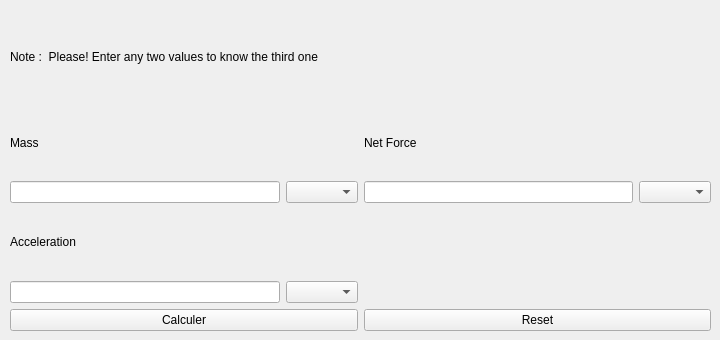
      <widget class="QWidget" name="tab_13">
       <attribute name="title">
        <string>Force and Mass</string>
       </attribute>
       <widget class="QWidget" name="layoutWidget_14">
        <property name="geometry">
         <rect>
          <x>10</x>
          <y>10</y>
          <width>701</width>
          <height>321</height>
         </rect>
        </property>
        <layout class="QGridLayout" name="gridLayout_37">
         <item row="2" column="0">
          <layout class="QGridLayout" name="gridLayout_39">
           <item row="0" column="0">
            <widget class="QLabel" name="acceleration_inputLabel2_12">
             <property name="text">
              <string>Acceleration</string>
             </property>
            </widget>
           </item>
           <item row="1" column="0">
            <widget class="QLineEdit" name="acceleration_forceAndMass_inputAcceleration"/>
           </item>
           <item row="1" column="1">
            <widget class="QComboBox" name="acceleration_forceAndMass_unitAcceleration"/>
           </item>
          </layout>
         </item>
         <item row="1" column="0">
          <layout class="QGridLayout" name="gridLayout_40">
           <item row="0" column="0">
            <widget class="QLabel" name="acceleration_inputLabel2_13">
             <property name="text">
              <string>Mass</string>
             </property>
            </widget>
           </item>
           <item row="1" column="0">
            <widget class="QLineEdit" name="acceleration_forceAndMass_inputMass"/>
           </item>
           <item row="1" column="1">
            <widget class="QComboBox" name="acceleration_forceAndMass_unitMass"/>
           </item>
          </layout>
         </item>
         <item row="0" column="0" colspan="2">
          <widget class="QLabel" name="label_22">
           <property name="text">
            <string>Note :  Please! Enter any two values to know the third one</string>
           </property>
          </widget>
         </item>
         <item row="3" column="0" colspan="2">
          <layout class="QHBoxLayout" name="horizontalLayout_9">
           <item>
            <widget class="QPushButton" name="acceleration_forceAndMass_calc">
             <property name="text">
              <string>Calculer</string>
             </property>
            </widget>
           </item>
           <item>
            <widget class="QPushButton" name="acceleration_forceAndMass_reset">
             <property name="text">
              <string>Reset</string>
             </property>
            </widget>
           </item>
          </layout>
         </item>
         <item row="1" column="1">
          <layout class="QGridLayout" name="gridLayout_41">
           <item row="0" column="0">
            <widget class="QLabel" name="acceleration_inputLabel2_14">
             <property name="text">
              <string>Net Force</string>
             </property>
            </widget>
           </item>
           <item row="1" column="1">
            <widget class="QComboBox" name="acceleration_forceAndMass_unitNetForce"/>
           </item>
           <item row="1" column="0">
            <widget class="QLineEdit" name="acceleration_forceAndMass_inputNetForce"/>
           </item>
          </layout>
         </item>
        </layout>
       </widget>
      </widget>
